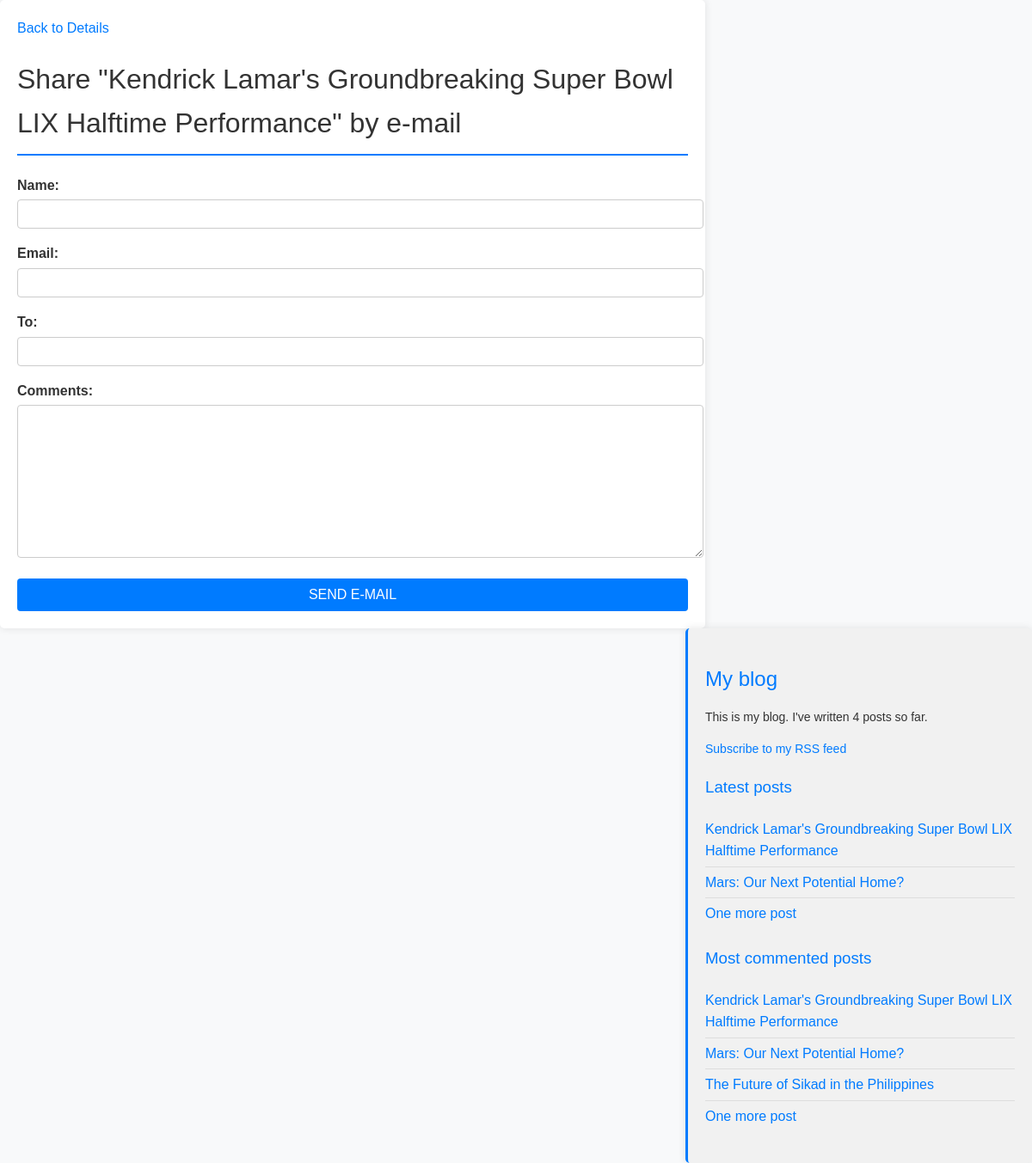
Before: /blogapp/5/share/ with the older database file.
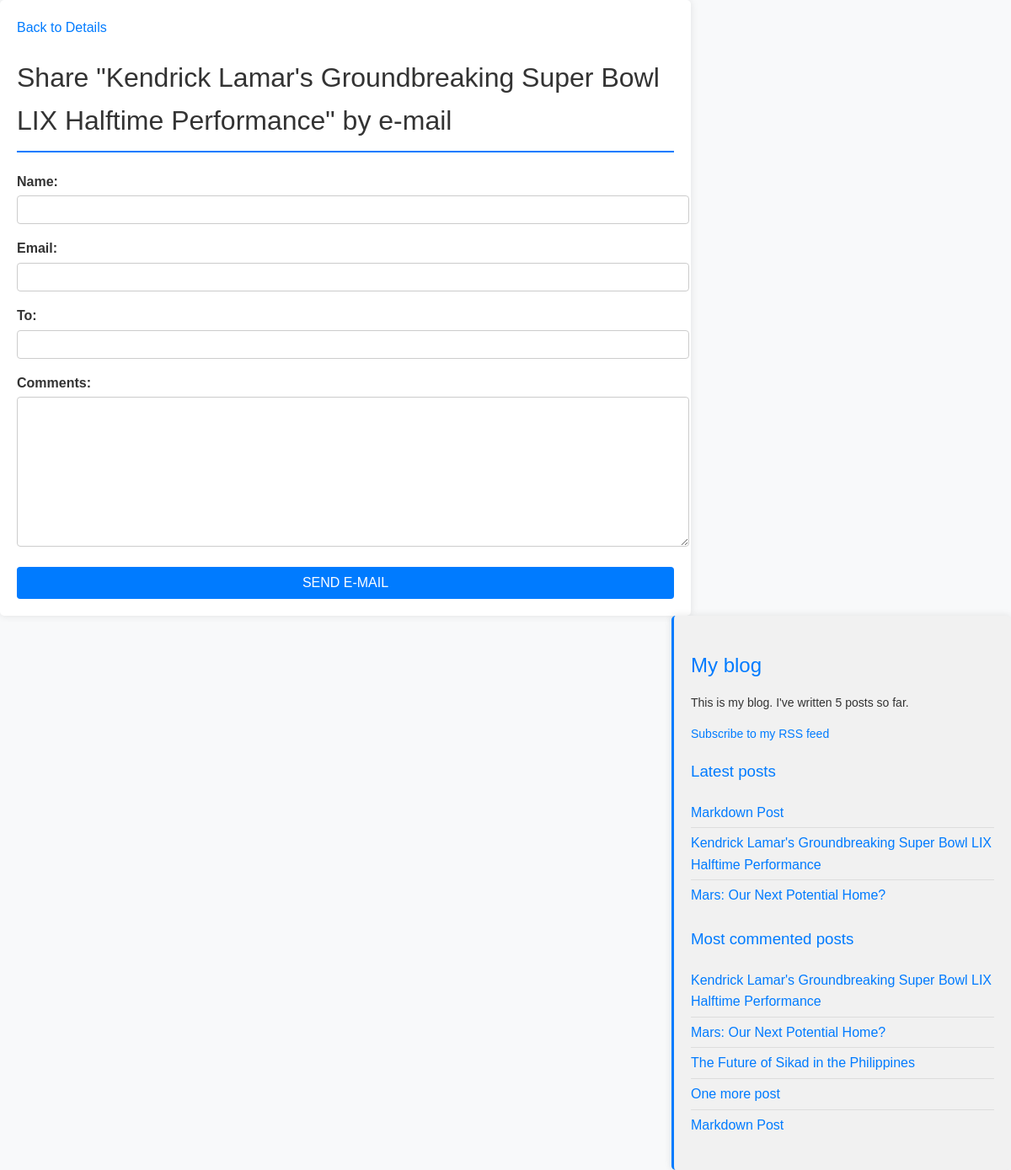
After: the same page with the newer database file.
### blogapp/models.py (models this page shows, shortened)
class Post(models.Model):
    STATUS_CHOICES = (
        ('draft', 'Draft'),
        ('published', 'Published'),
    )
    title = models.CharField(max_length=250)
    slug = models.SlugField(max_length=250, unique_for_date='publish')
    author = models.ForeignKey(User, on_delete=models.CASCADE, related_name='blog_posts')
    body = models.TextField()
    publish = models.DateTimeField(default=timezone.now)
    created = models.DateTimeField(auto_now_add=True)
    updated = models.DateTimeField(auto_now=True)
    status = models.CharField(max_length=10, choices=STATUS_CHOICES, default='draft')
    objects = models.Manager()
    published = PublishedManager()
    tags = TaggableManager()
    class Meta:
        ordering = ('-publish',)
    def get_absolute_url(self):
        return reverse('blogapp:post_detail',
        args=[self.publish.year, self.publish.month, self.publish.day, self.slug])

### blogapp/views.py (the view)
def post_share(request, post_id):
    post = get_object_or_404(Post, id=post_id, status='published')
    sent = False
    if request.method == 'POST':
        form = EmailPostForm(request.POST)
        if form.is_valid():
            cd = form.cleaned_data
            subject = f"{cd['name']} recommends you read {post.title}"
            message = f"Read {post.title} at {request.build_absolute_uri(post.get_absolute_url())}\n\n" f"{cd['name']}'s comments: {cd['comments']}"
            send_mail(subject, message, cd['email'], [cd['to']])
            sent = True
    else:
        form = EmailPostForm()
    return render(request, 'blogapp/post/share.html', {'post': post, 'form': form, 'sent': sent})

### blogapp/forms.py
class EmailPostForm(forms.Form):
    name = forms.CharField(max_length=25)
    email = forms.EmailField()
    to = forms.EmailField()
    comments = forms.CharField(required=False,
    widget=forms.Textarea)

### blogapp/models.py (called while the page is built)
    def get_queryset(self):
        return super().get_queryset().filter(status='published')

### blogapp/templatetags/blog_tags.py (called while the page is built)
@register.simple_tag
def total_posts():
  return Post.published.count()

@register.simple_tag
def get_most_commented_posts(count=5):
  return Post.published.annotate(
    total_comments=Count('comments')
  ).order_by('-total_comments')[:count]

@register.inclusion_tag('blogapp/post/latest_posts.html')
def show_latest_posts(count=5):
  latest_posts = Post.published.order_by('-publish')[:count]
  return {'latest_posts': latest_posts}

### blogapp/templates/blogapp/post/share.html (shortened to what this page needs)
{% extends "blogapp/base.html" %}
{% block content %}
<a href="{{ post.get_absolute_url }}">Back to Details</a>
{% if sent %}
<h1>E-mail successfully sent</h1>
<p>
  "{{ post.title }}" was successfully sent to {{ form.cleaned_data.to }}.
  {% else %}
<h1>Share "{{ post.title }}" by e-mail</h1>
<form method="post">
  {{ form.as_p }}
  <input type="submit" value="Send e-mail">
</form>
{% endif %}
{% endblock %}

### blogapp/templates/blogapp/base.html (shortened to what this page needs)
{%load blog_tags %}
{%load static %}
<!DOCTYPE html>
<html>
<head>
    <link href="{% static 'css/blogapp.css' %}" rel="stylesheet">
</head>
<body>
    <div id="content">
        {% block content %}
        {% endblock %}
    </div>
    <div id="sidebar">
        <h2>My blog</h2>
        <p>This is my blog. I've written {% total_posts %} posts so far.</p>
        <p><a href="{% url 'blogapp:post_feed' %}">Subscribe to my RSS feed</a></p>
        <h3>Latest posts</h3>
        {% show_latest_posts 3%}
        <h3>Most commented posts</h3>
        {% get_most_commented_posts as most_commented_posts %}
        <ul>
            {% for post in most_commented_posts %}
            <li>
                <a href="{{ post.get_absolute_url }}">{{ post.title }}</a>
            </li>
            {% endfor %}
        </ul>
    </div>
</body>
</html>

### blogapp/templates/blogapp/post/latest_posts.html
<ul>
    {% for post in latest_posts %}
    <li>
        <a href="{{ post.get_absolute_url }}">{{ post.title }}</a>
    </li>
    {% endfor %}
</ul>

Changed rows visible on the page:
no longer on one of the page's lists (row unchanged): Post: title "One more post"
added Post: title "Markdown Post"
Other visible differences:
text no longer shown: "4"
text now shown: "5"
